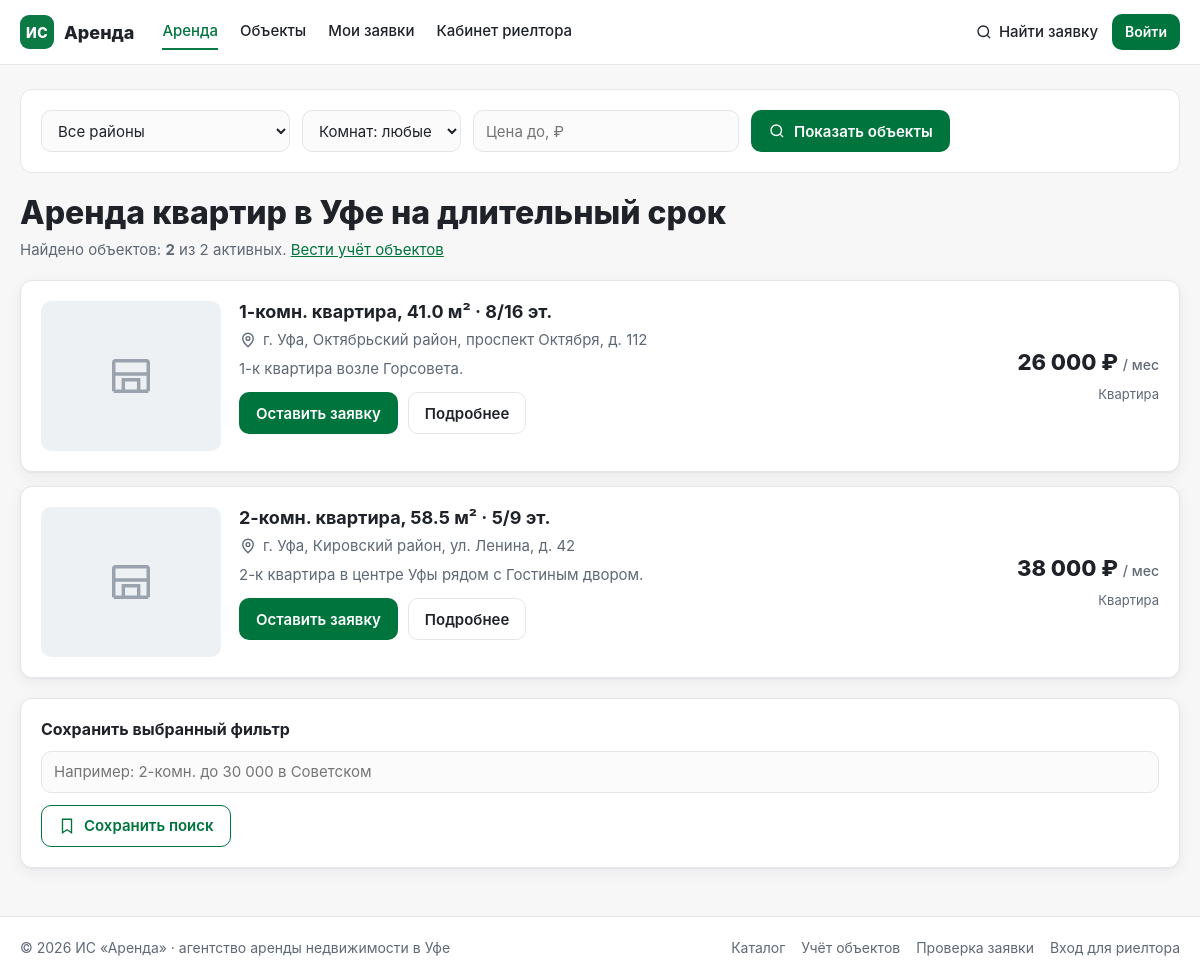
The page / on the database its author committed.
### tables this page shows
CREATE TABLE properties (
    property_id INTEGER PRIMARY KEY AUTOINCREMENT,
    owner_id INTEGER NOT NULL,
    district_id INTEGER NOT NULL,
    property_type VARCHAR(50) NOT NULL DEFAULT 'Квартира',
    address_ufa VARCHAR(255) NOT NULL,
    rooms_count INTEGER NOT NULL,
    area_total DECIMAL(6, 2) NOT NULL,
    floor_info VARCHAR(20) NOT NULL,
    price_monthly DECIMAL(10, 2) NOT NULL,
    status VARCHAR(30) NOT NULL DEFAULT 'Активен',
    description TEXT,
    FOREIGN KEY (owner_id) REFERENCES owners(owner_id),
    FOREIGN KEY (district_id) REFERENCES districts(district_id)
);

CREATE TABLE districts (
    district_id INTEGER PRIMARY KEY AUTOINCREMENT,
    name VARCHAR(100) NOT NULL UNIQUE,
    avg_price_sqm DECIMAL(10, 2) NOT NULL
);

### app.py (the view)
@app.route('/')
def index():
    district_id = _int_arg('district_id')
    rooms = _int_arg('rooms')
    price_max = _int_arg('price_max')
    conn = database.get_db()
    try:
        items = applications.list_active_properties(conn, district_id, rooms, price_max)
        districts = applications.list_districts(conn)
        saved = catalog.list_saved_searches(conn)
        total = conn.execute(
            "SELECT COUNT(*) AS n FROM properties WHERE status = 'Активен'").fetchone()['n']
    finally:
        conn.close()
    return render_template('index.html', properties=items, districts=districts,
                           saved_searches=saved, total=total,
                           selected_district=district_id, rooms=rooms,
                           price_max=price_max)

### app.py (called while the page is built)
@app.context_processor
def inject_globals():
    return {'current_year': datetime.date.today().year,
            'manager': session.get('manager'),
            'staff': bool(session.get('manager'))}

def _int_arg(name):
    value = (request.args.get(name) or '').strip()
    return int(value) if value.isdigit() else None

### applications.py (called while the page is built)
def list_active_properties(conn, district_id=None, rooms=None, price_max=None):
    query = '''
        SELECT p.*, d.name AS district_name
        FROM properties p
        JOIN districts d ON p.district_id = d.district_id
        WHERE p.status = 'Активен'
    '''
    params = []
    if district_id:
        query += ' AND p.district_id = ?'
        params.append(int(district_id))
    if rooms:
        query += ' AND p.rooms_count = ?'
        params.append(int(rooms))
    if price_max:
        query += ' AND p.price_monthly <= ?'
        params.append(int(price_max))
    query += ' ORDER BY p.price_monthly'
    return conn.execute(query, params).fetchall()

def list_districts(conn):
    return conn.execute('SELECT * FROM districts ORDER BY name').fetchall()

### catalog.py (called while the page is built)
def list_saved_searches(conn):
    return conn.execute('''
        SELECT s.*, d.name AS district_name
        FROM saved_searches s
        LEFT JOIN districts d ON s.district_id = d.district_id
        ORDER BY s.search_id DESC
    ''').fetchall()

### db.py (called while the page is built)
def get_db():
    conn = sqlite3.connect(DB_PATH)
    conn.row_factory = sqlite3.Row
    conn.execute('PRAGMA foreign_keys = ON')
    return conn

### templates/index.html (shortened to what this page needs)
{% extends "base.html" %}
{% from "_macros.html" import icon %}
{% block content %}
<section class="searchbar card card--flat">
  <form class="searchbar__form" method="get" action="{{ url_for('index') }}">
    <div class="field field--inline">
      <select id="district_id" name="district_id" class="control">
        <option value="">Все районы</option>
      </select>
    </div>
    <div class="field field--inline">
      <select id="rooms" name="rooms" class="control">
        <option value="">Комнат: любые</option>
      </select>
    </div>
    <div class="field field--inline">
      <input id="price_max" class="control" name="price_max" inputmode="numeric"
             placeholder="Цена до, ₽" value="{{ price_max or '' }}">
    </div>
    <button class="btn btn--primary" type="submit">{{ icon('search') }} Показать объекты</button>
  </form>
</section>
<h1 class="page-title">Аренда квартир в Уфе на длительный срок</h1>
<p class="page-sub">Найдено объектов: <strong>{{ properties|length }}</strong> из {{ total }} активных.
  <a href="{{ url_for('objects_list') }}">Вести учёт объектов</a></p>
<div class="cards">
  {% for p in properties %}
  <article class="card object-card">
    <div class="object-card__photo">{{ icon('rooms') }}</div>
    <div class="object-card__body">
      <h2 class="object-card__title">
        <a href="{{ url_for('property_card', property_id=p.property_id) }}">{{ p.rooms_count }}-комн. квартира, {{ '%.1f'|format(p.area_total) }} м² · {{ p.floor_info }} эт.</a>
      </h2>
      <p class="object-card__addr">{{ icon('pin') }} г. Уфа, {{ p.district_name }}, {{ p.address_ufa.split(',', 1)[1] if ',' in p.address_ufa else p.address_ufa }}</p>
      <p class="object-card__desc">{{ p.description }}</p>
      <div class="object-card__actions">
        <a class="btn btn--primary" href="{{ url_for('apply_form', property_id=p.property_id) }}">Оставить заявку</a>
        <a class="btn btn--ghost" href="{{ url_for('property_card', property_id=p.property_id) }}">Подробнее</a>
      </div>
    </div>
    <div class="object-card__side">
      <div class="price">{{ p.price_monthly|money }} ₽ <span>/ мес</span></div>
      <div class="object-card__type">{{ p.property_type }}</div>
    </div>
  </article>
  {% else %}
  <div class="card empty">
    <p>По выбранным условиям объектов не найдено.</p>
    <a class="btn btn--ghost" href="{{ url_for('index') }}">Сбросить фильтр</a>
  </div>
  {% endfor %}
</div>
{% if properties %}
<section class="card save-search">
  <h2 class="h4">Сохранить выбранный фильтр</h2>
  <form method="post" action="{{ url_for('save_search') }}" class="form-row">
    <input id="search_name" class="control" name="search_name" placeholder="Например: 2-комн. до 30 000 в Советском" maxlength="100">
    <button class="btn btn--outline" type="submit">{{ icon('bookmark') }} Сохранить поиск</button>
  </form>
</section>
{% endif %}
{% endblock %}

### templates/_macros.html (shortened to what this page needs)
{% macro icon(name, cls='') -%}
<svg class="icon {{ cls }}" viewBox="0 0 24 24" fill="none" stroke="currentColor" stroke-width="1.8" aria-hidden="true">
{%- if name == 'search' -%}
  <circle cx="11" cy="11" r="7"/><path d="m20 20-3.5-3.5"/>
{%- elif name == 'filter' -%}
  <path d="M4 6h10M18 6h2M4 12h4M12 12h8M4 18h12M20 18h0"/><circle cx="16" cy="6" r="2"/><circle cx="10" cy="12" r="2"/><circle cx="18" cy="18" r="2"/>
{%- elif name == 'pin' -%}
  <path d="M12 21s7-6.1 7-11a7 7 0 1 0-14 0c0 4.9 7 11 7 11Z"/><circle cx="12" cy="10" r="2.5"/>
{%- elif name == 'rooms' -%}
  <path d="M3 20V5a1 1 0 0 1 1-1h16a1 1 0 0 1 1 1v15M3 20h18"/><path d="M8 20v-6h8v6"/><path d="M3 11h18"/>
{%- elif name == 'area' -%}
  <path d="M4 4h16v16H4z"/><path d="M8 20V8h12"/>
{%- elif name == 'email' -%}
  <rect x="3" y="5" width="18" height="14" rx="2"/><path d="m3 7 9 6 9-6"/>
{%- elif name == 'phone' -%}
  <path d="M5 4h4l2 5-2.5 1.5a11 11 0 0 0 5 5L15 13l5 2v4a2 2 0 0 1-2 2A16 16 0 0 1 3 6a2 2 0 0 1 2-2Z"/>
{%- elif name == 'bookmark' -%}
  <path d="M6 3h12v18l-6-4-6 4V3Z"/>
{%- elif name == 'ok' -%}
  <path d="m5 12 4.5 4.5L19 7"/>
{%- elif name == 'cross' -%}
  <path d="M6 6l12 12M18 6 6 18"/>
{%- elif name == 'arrow' -%}
  <path d="M5 12h14M13 6l6 6-6 6"/>
{%- elif name == 'edit' -%}
  <path d="M4 20h4l10-10-4-4L4 16v4Z"/><path d="m14.5 5.5 4 4"/>
{%- elif name == 'trash' -%}
  <path d="M4 7h16M9 7V5h6v2M7 7l1 13h8l1-13"/>
{%- elif name == 'list' -%}
  <path d="M8 6h13M8 12h13M8 18h13M3 6h1M3 12h1M3 18h1"/>
{%- elif name == 'logout' -%}
  <path d="M15 4h4v16h-4M10 8l-4 4 4 4M6 12h9"/>
{%- elif name == 'user' -%}
  <circle cx="12" cy="8" r="4"/><path d="M4 21c0-4 3.6-6 8-6s8 2 8 6"/>
{%- endif -%}
</svg>
{%- endmacro %}

### static/style.css (style rules this page uses)
:root { --green: #0B7A45; --green-dark: #00743D; --green-soft: #E7F5EE; --bg: #F7F7F7; --surface: #FFFFFF; --text: #1F2329; --muted: #5F6875; --border: #E3E6EA; --danger: #C62828; --danger-soft: #FDECEC; --warn: #8A5A00; --warn-soft: #FFF4D6; --info: #1F4F8A; --info-soft: #E8F0FA; --radius: 12px; --shadow: 0 1px 2px rgba(16, 24, 40, .04), 0 4px 16px rgba(16, 24, 40, .06); --font: "Inter", "Helvetica Neue", Arial, sans-serif; }
* { box-sizing: border-box; }
html { -webkit-text-size-adjust: 100%; }
body { margin: 0; background: var(--bg); color: var(--text); font: 15px/1.5 var(--font); }
a { color: var(--green-dark); }
h1, h2, h3, h4 { line-height: 1.25; margin: 0; }
.icon { width: 18px; height: 18px; flex: none; vertical-align: -3px; }
.btn { display: inline-flex; align-items: center; justify-content: center; gap: 8px; min-height: 42px; padding: 0 16px; border-radius: 10px; border: 1px solid transparent; font: 600 15px/1 var(--font); cursor: pointer; text-decoration: none; white-space: nowrap; transition: background .15s, border-color .15s, color .15s; }
.btn--primary { background: var(--green-dark); color: #fff; }
.btn--outline { background: var(--surface); color: var(--green-dark); border-color: var(--green-dark); }
.btn--ghost { background: var(--surface); color: var(--text); border-color: var(--border); }
.card { background: var(--surface); border: 1px solid var(--border); border-radius: var(--radius); box-shadow: var(--shadow); padding: 20px; }
.card--flat { box-shadow: none; }
.h4 { font-size: 16px; font-weight: 700; margin-bottom: 12px; }
.page-title { font-size: 32px; font-weight: 800; margin: 8px 0 6px; }
.page-sub { color: var(--muted); margin: 0 0 18px; }
.field { display: flex; flex-direction: column; gap: 6px; margin-bottom: 14px; }
.field--inline { margin-bottom: 0; }
.control { min-height: 42px; padding: 9px 12px; border: 1px solid var(--border); border-radius: 10px; background: #FBFBFC; font: 15px/1.4 var(--font); color: var(--text); width: 100%; }
.form-row, .searchbar__form { display: flex; flex-wrap: wrap; gap: 12px; align-items: flex-end; }
.searchbar { margin-bottom: 20px; }
.cards { display: grid; gap: 14px; }
.object-card { display: grid; grid-template-columns: 180px 1fr 200px; gap: 18px; align-items: stretch; }
.object-card__photo { display: grid; place-items: center; background: #EEF1F4; border-radius: 10px; color: #9AA3AD; min-height: 150px; }
.object-card__photo .icon { width: 46px; height: 46px; }
.object-card__title { font-size: 18px; font-weight: 700; }
.object-card__title a { color: var(--text); text-decoration: none; }
.object-card__addr { display: flex; align-items: center; gap: 6px; color: var(--muted); margin: 6px 0; }
.object-card__desc { color: var(--muted); margin: 0 0 12px; }
.object-card__actions { display: flex; gap: 10px; }
.object-card__side { display: flex; flex-direction: column; align-items: flex-end; justify-content: center; gap: 6px; }
.object-card__type { color: var(--muted); font-size: 13px; }
.price { font-size: 22px; font-weight: 800; }
.price span { font-size: 14px; font-weight: 500; color: var(--muted); }
.save-search { margin-top: 20px; }

### rows shown on the page
properties: rooms_count "1", area_total "41.0", floor_info "8/16", district_name "Октябрьский район", address_ufa "проспект Октября, д. 112", description "1-к квартира возле Горсовета.", price_monthly "26 000", property_type "Квартира"
properties: rooms_count "2", area_total "58.5", floor_info "5/9", district_name "Кировский район", address_ufa "ул. Ленина, д. 42", description "2-к квартира в центре Уфы рядом с Гостиным двором.", price_monthly "38 000", property_type "Квартира"

### other values the page prints
{{ properties|length }} "2"
{{ total }} "2"
